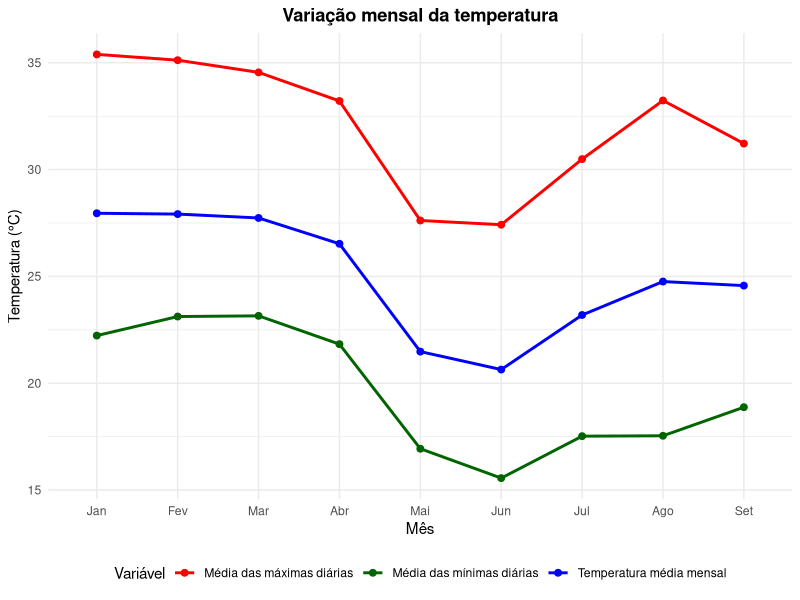
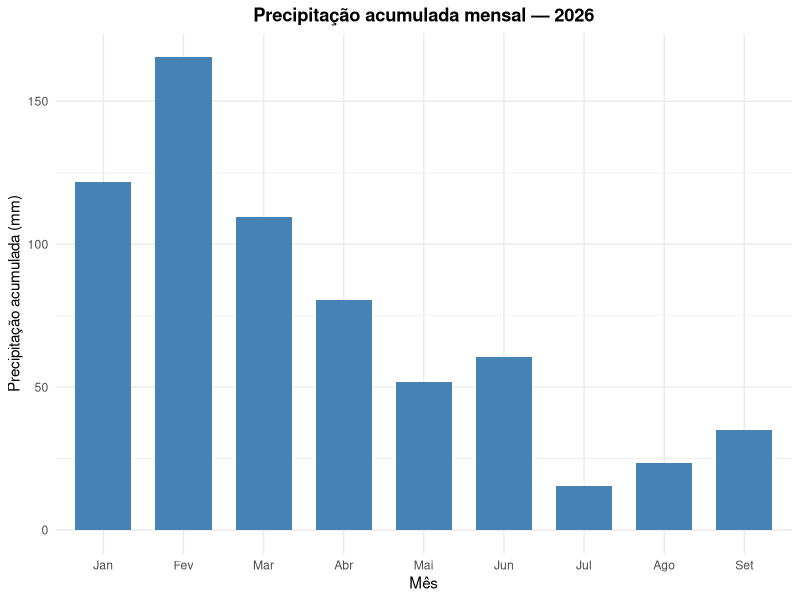

Source code (R) for these figures, in order:
## ---- chunk 1
# Importando os dados

library(readxl)

dados <- read_excel("dados_aula_campo.xlsx", skip = 2)
dados
## ---- chunk 2
# Verificando a estrutura do arquivo

str(dados)
## ---- chunk 3
# Verificando dados ausentes

all(is.na(dados))
## ---- chunk 4
# Selecionando as variáveis de interesse

dados_campo <- dados[, c("Timestamp", "°C Air Temperature", "mm Precipitation")]

# Renomeando as variáveis
names(dados_campo) <- c("horario", "temperatura_ar", "precipitacao")

# Exibindo a estrutura do novo dataframe
str(dados_campo)
## ---- chunk 5
# Selecionando o período de interesse

data1 <- "2026-01-01 00:00:00"
data2 <- "2026-09-25 00:00:00"

dados_periodo_interesse <- dados_campo[
  dados_campo$horario >= as.POSIXct(data1)
  & dados_campo$horario <= as.POSIXct(data2),
]

# Vendo se o corte foi feito corretamente
head(dados_periodo_interesse)
tail(dados_periodo_interesse) 
## ---- chunk 6
# Calculando as temperaturas médais, mínimas e máximas diárias

library(dplyr)

temperaturas_medias_diarias <- dados_periodo_interesse %>%
  mutate(data = as.Date(horario)) %>%
  group_by(data) %>%
  summarise(
    temperatura_media = mean(temperatura_ar, na.rm = TRUE),
    .groups = "drop"
  )

temperaturas_minimas_diarias <- dados_periodo_interesse %>%
  mutate(data = as.Date(horario)) %>%
  group_by(data) %>%
  summarise(
    temperatura_minima = min(temperatura_ar, na.rm = TRUE),
    .groups = "drop"
  )

temperaturas_maximas_diarias <- dados_periodo_interesse %>%
  mutate(data = as.Date(horario)) %>%
  group_by(data) %>%
  summarise(
    temperatura_maxima = max(temperatura_ar, na.rm = TRUE),
    .groups = "drop"
  )

temperaturas_medias_diarias
temperaturas_minimas_diarias
temperaturas_maximas_diarias
## ---- chunk 7
# Calculando as estatísticas de temperatura mensais

library(lubridate)

temperaturas_mensais <- temperaturas_medias_diarias %>%
  left_join(temperaturas_maximas_diarias, by = "data") %>%
  left_join(temperaturas_minimas_diarias, by = "data") %>%
  mutate(
    ano = year(data),
    mes = month(data)
  ) %>%
  group_by(ano, mes) %>%
  summarise(
    temperatura_media_mensal =
      mean(temperatura_media, na.rm = TRUE),

    media_temperaturas_maximas_diarias =
      mean(temperatura_maxima, na.rm = TRUE),

    media_temperaturas_minimas_diarias =
      mean(temperatura_minima, na.rm = TRUE),

    .groups = "drop"
  )

knitr::kable(
  temperaturas_mensais,
  digits = 2,
  col.names = c(
    "Ano",
    "Mês",
    "Temperatura média (°C)",
    "Média das máximas diárias (°C)",
    "Média das mínimas diárias (°C)"
  )
)
## ---- chunk 8
# Calculando a precipitação acumulada por dia

precipitacao_acumulada_diaria <- dados_periodo_interesse %>%
  mutate(data = as.Date(horario)) %>%
  group_by(data) %>%
  summarise(
    precipitacao_diaria = sum(precipitacao, na.rm = TRUE),
    .groups = "drop"
  )

precipitacao_acumulada_diaria
## ---- chunk 9
# Calculando a precipitação acumulada mensal

precipitacoes_mensais <- precipitacao_acumulada_diaria %>%
  mutate(
    ano = year(data),
    mes = month(data)
  ) %>%
  group_by(ano, mes) %>%
  summarise(
    precipitacao_mensal =
      sum(precipitacao_diaria, na.rm = TRUE),

    .groups = "drop"
  )

knitr::kable(
  precipitacoes_mensais,
  digits = 2,
  col.names = c(
    "Ano",
    "Mês",
    "Precipitação mensal (mm)"
  )
)
## ---- chunk 10
# Calculando a precipitação total acumulada do período

sum(precipitacoes_mensais$precipitacao_mensal)
## ---- chunk 11
# Criando o gráfico de temperatura

library(ggplot2)
library(tidyr)

temperaturas_mensais %>%
  pivot_longer(
    cols = c(
      temperatura_media_mensal,
      media_temperaturas_maximas_diarias,
      media_temperaturas_minimas_diarias
    ),
    names_to = "tipo_temperatura",
    values_to = "temperatura"
  ) %>%
  mutate(
    mes = factor(
      mes,
      levels = 1:12,
      labels = c(
        "Jan", "Fev", "Mar", "Abr", "Mai", "Jun",
        "Jul", "Ago", "Set", "Out", "Nov", "Dez"
      )
    )
  ) %>%
  ggplot(
    aes(
      x = mes,
      y = temperatura,
      color = tipo_temperatura,
      group = interaction(tipo_temperatura, ano)
    )
  ) +
  geom_line(linewidth = 1) +
  geom_point(size = 2) +
  scale_color_manual(
    name = "Variável",
    values = c(
      temperatura_media_mensal = "blue",
      media_temperaturas_maximas_diarias = "red",
      media_temperaturas_minimas_diarias = "darkgreen"
    ),
    labels = c(
      temperatura_media_mensal = "Temperatura média mensal",
      media_temperaturas_maximas_diarias = "Média das máximas diárias",
      media_temperaturas_minimas_diarias = "Média das mínimas diárias"
    )
  ) +
  labs(
    title = "Variação mensal da temperatura",
    x = "Mês",
    y = "Temperatura (°C)"
  ) +
  theme_minimal() +
  theme(
    plot.title = element_text(
      hjust = 0.5,
      face = "bold"
    ),
    legend.position = "bottom"
  )
## ---- chunk 12
# Criando o gráfico de precipitações

precipitacoes_mensais %>%
  mutate(
    mes = factor(
      mes,
      levels = 1:9,
      labels = c(
        "Jan", "Fev", "Mar", "Abr", "Mai",
        "Jun", "Jul", "Ago", "Set"
      )
    )
  ) %>%
  ggplot(aes(x = mes, y = precipitacao_mensal)) +
  geom_col(fill = "steelblue", width = 0.7) +
  labs(
    title = "Precipitação acumulada mensal — 2026",
    x = "Mês",
    y = "Precipitação acumulada (mm)"
  ) +
  theme_minimal() +
  theme(
    plot.title = element_text(
      hjust = 0.5,
      face = "bold"
    )
  )
